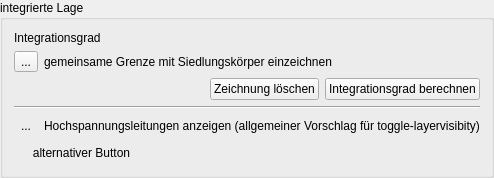
         <widget class="QGroupBox" name="groupBox_7">
          <property name="title">
           <string>integrierte Lage</string>
          </property>
          <layout class="QGridLayout" name="gridLayout_12">
           <item row="2" column="0">
            <widget class="QToolButton" name="toolButton_17">
             <property name="text">
              <string>...</string>
             </property>
            </widget>
           </item>
           <item row="0" column="0" colspan="3">
            <widget class="QLabel" name="label_16">
             <property name="text">
              <string>Integrationsgrad</string>
             </property>
            </widget>
           </item>
           <item row="5" column="0" colspan="5">
            <layout class="QHBoxLayout" name="horizontalLayout_3">
             <item>
              <spacer name="horizontalSpacer_7">
               <property name="orientation">
                <enum>Qt::Horizontal</enum>
               </property>
               <property name="sizeHint" stdset="0">
                <size>
                 <width>40</width>
                 <height>20</height>
                </size>
               </property>
              </spacer>
             </item>
             <item>
              <widget class="QPushButton" name="pushButton_22">
               <property name="sizePolicy">
                <sizepolicy hsizetype="Fixed" vsizetype="Fixed">
                 <horstretch>0</horstretch>
                 <verstretch>0</verstretch>
                </sizepolicy>
               </property>
               <property name="text">
                <string>Zeichnung löschen</string>
               </property>
              </widget>
             </item>
             <item>
              <widget class="QPushButton" name="pushButton_21">
               <property name="sizePolicy">
                <sizepolicy hsizetype="Fixed" vsizetype="Fixed">
                 <horstretch>0</horstretch>
                 <verstretch>0</verstretch>
                </sizepolicy>
               </property>
               <property name="text">
                <string>Integrationsgrad berechnen</string>
               </property>
              </widget>
             </item>
            </layout>
           </item>
           <item row="6" column="0" colspan="5">
            <widget class="Line" name="line_11">
             <property name="orientation">
              <enum>Qt::Horizontal</enum>
             </property>
            </widget>
           </item>
           <item row="7" column="0">
            <widget class="QToolButton" name="toolButton_18">
             <property name="autoFillBackground">
              <bool>false</bool>
             </property>
             <property name="text">
              <string>...</string>
             </property>
             <property name="icon">
              <iconset>
               <normaloff>181112_Icons_toggle_visibility_off.png</normaloff>
               <normalon>181112_Icons_toggle_visibility_on.png</normalon>181112_Icons_toggle_visibility_off.png</iconset>
             </property>
             <property name="checkable">
              <bool>true</bool>
             </property>
             <property name="autoExclusive">
              <bool>false</bool>
             </property>
             <property name="autoRaise">
              <bool>true</bool>
             </property>
            </widget>
           </item>
           <item row="2" column="1" colspan="4">
            <widget class="QLabel" name="label_17">
             <property name="text">
              <string>gemeinsame Grenze mit Siedlungskörper einzeichnen</string>
             </property>
            </widget>
           </item>
           <item row="7" column="1" colspan="4">
            <widget class="QLabel" name="label_18">
             <property name="sizePolicy">
              <sizepolicy hsizetype="Preferred" vsizetype="Preferred">
               <horstretch>0</horstretch>
               <verstretch>0</verstretch>
              </sizepolicy>
             </property>
             <property name="text">
              <string>Hochspannungsleitungen anzeigen (allgemeiner Vorschlag für toggle-layervisibity)</string>
             </property>
            </widget>
           </item>
           <item row="8" column="0" colspan="2">
            <widget class="QPushButton" name="pushButton_23">
             <property name="layoutDirection">
              <enum>Qt::LeftToRight</enum>
             </property>
             <property name="text">
              <string>alternativer Button</string>
             </property>
             <property name="icon">
              <iconset>
               <normaloff>181112_Icons_toggle_visibility_off.png</normaloff>
               <normalon>181112_Icons_toggle_visibility_on.png</normalon>181112_Icons_toggle_visibility_off.png</iconset>
             </property>
             <property name="checkable">
              <bool>true</bool>
             </property>
             <property name="flat">
              <bool>true</bool>
             </property>
            </widget>
           </item>
          </layout>
         </widget>
